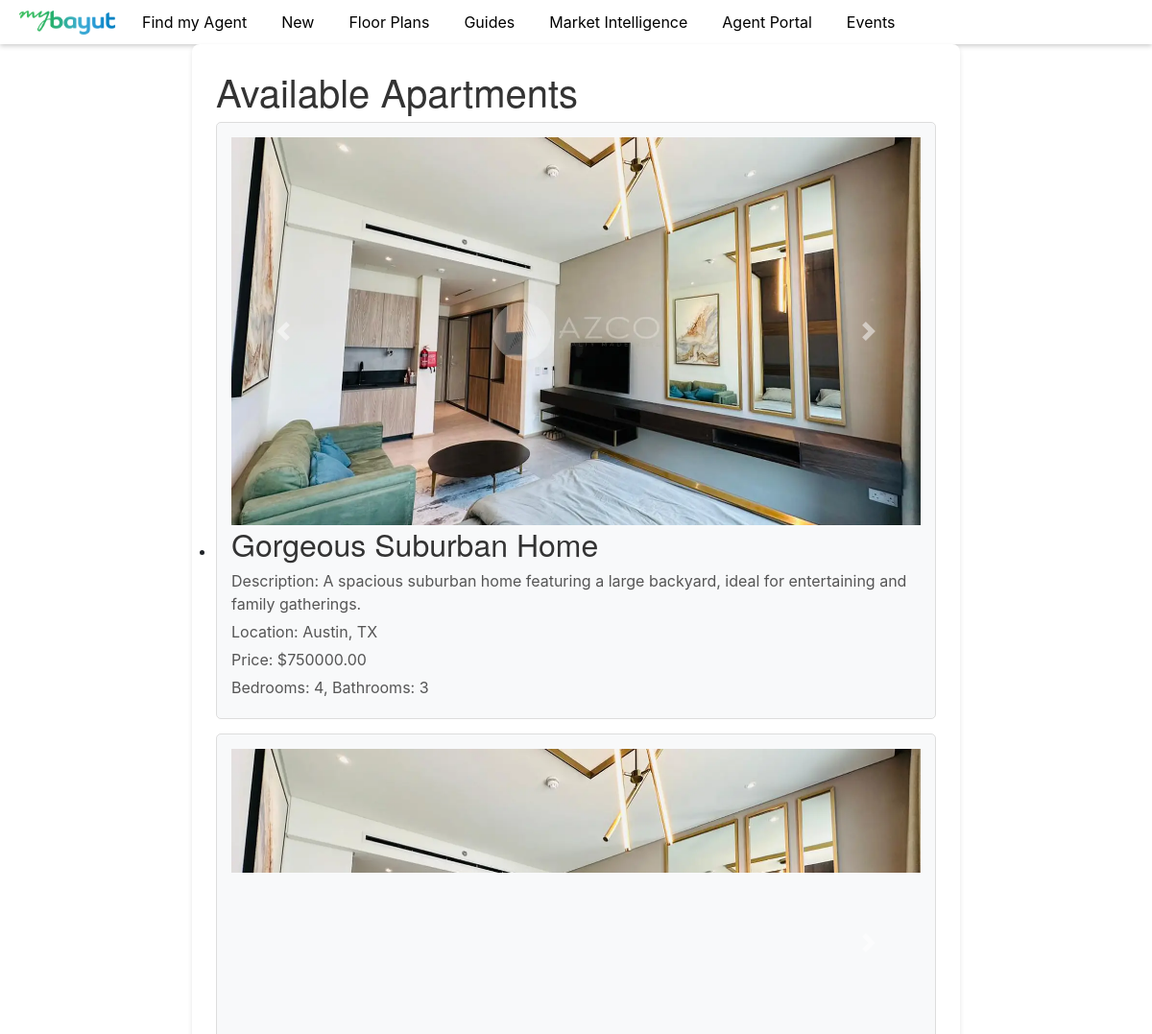
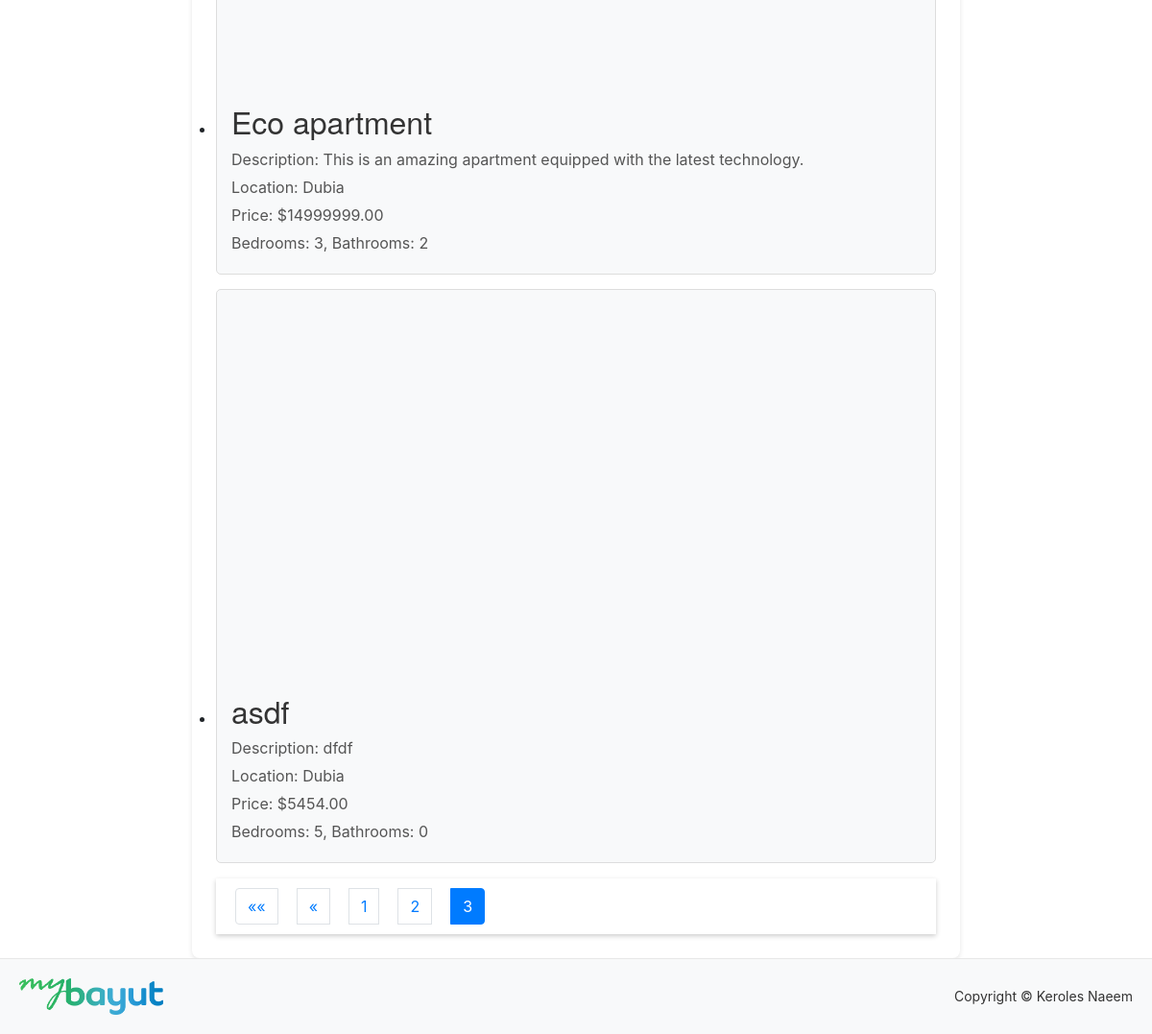
The page /api/list/?page=3 on the database its author committed (2 pictures, top to bottom).
### apartments_app/models.py (models this page shows, shortened)
class Apartment(models.Model):
    PROPERTY_TYPE_CHOICES = [
        ('villa', 'Villa'),
        ('apartment', 'Apartment'),
        ('townhouse', 'Townhouse'),
    ]
    title = models.CharField(max_length=255)
    description = models.TextField()
    price = models.DecimalField(max_digits=10, decimal_places=2)
    location = models.CharField(max_length=255)
    bedrooms = models.IntegerField()
    bathrooms = models.IntegerField()
    property_type = models.CharField(max_length=20, choices=PROPERTY_TYPE_CHOICES, default='apartment')
    image = models.ImageField(upload_to='apartments/', blank=True, null=True)

### apartments_app/views.py (the view)
# urls.py: path('list/', apartment_list, name='apartment_list'),
def apartment_list(request):
    apartment_list = Apartment.objects.all()  # Get all apartments
    paginator = Paginator(apartment_list, 4)  # Show 10 apartments per page
    page_number = request.GET.get('page')  # Get the page number from the URL
    apartments = paginator.get_page(page_number)  # Get the apartments for that page
    return render(request, 'apartment_list.html', {'apartments': apartments})

### apartments_app/templates/apartment_list.html (shortened to what this page needs)
{% extends 'base.html' %}
{% load static %}
{% block content %}
<section id="apartment-list">
    <h1>Available Apartments</h1>
    {% if apartments %}
        <ul>
            {% for apartment in apartments %}
            <li class="apartment">
          <div id="myCarousel-{{apartment.id}}" class="carousel slide" data-ride="carousel{{apartment.id}}">
            <div class="carousel-inner">
                <div class="carousel-item active ratio-16x9">
                    <img src="{% static 'img/sample1.webp' %}" class="d-block w-100 " alt="First slide">
                </div>
            </div>
            <a class="carousel-control-prev" href="#myCarousel-{{apartment.id}}" role="button" data-slide="prev">
                <span class="carousel-control-prev-icon" aria-hidden="true"></span>
            </a>
            <a class="carousel-control-next" href="#myCarousel-{{apartment.id}}" role="button" data-slide="next">
                <span class="carousel-control-next-icon" aria-hidden="true"></span>
            </a>
        </div>
        <a href="http://127.0.0.1:8000/api/apartment/{{apartment.id}}/"><h2>{{ apartment.title }}</h2>  </a>
                <p>Description: {{ apartment.description }}</p>
                <p>Location: {{ apartment.location }}</p>
                <p>Price: ${{ apartment.price }}</p>
                <p>Bedrooms: {{ apartment.bedrooms }}, Bathrooms: {{ apartment.bathrooms }}</p>
            </li>
            {% empty %}
                <p>No apartments available.</p>
            {% endfor %}
        </ul>
    {% else %}
        <p>No apartments available at this time.</p>
    {% endif %}
      <nav aria-label="Page navigation">
        <ul class="pagination">
            {% if apartments.has_previous %}
                <li class="page-item">
                    <a class="page-link" href="?page=1" aria-label="First">
                        <span aria-hidden="true">&laquo;&laquo;</span>
                    </a>
                </li>
                <li class="page-item">
                    <a class="page-link" href="?page={{ apartments.previous_page_number }}" aria-label="Previous">
                        <span aria-hidden="true">&laquo;</span>
                    </a>
                </li>
            {% endif %}
            {% for num in apartments.paginator.page_range %}
                {% if apartments.number == num %}
                    <li class="page-item active" aria-current="page"><span class="page-link">{{ num }}</span></li>
                {% else %}
                    <li class="page-item"><a class="page-link" href="?page={{ num }}">{{ num }}</a></li>
                {% endif %}
            {% endfor %}
        </ul>
    </nav>
</section>
{% endblock %}

### apartments_app/static/css/style.css (style rules this page uses)
* { margin: 0%; padding: 0; box-sizing: border-box; }
body { font-family: Arial, sans-serif; background-color: #f4f4f4; line-height: 1.6; }
nav { background-color: #ffff; padding: 10px 20px; box-shadow: 0 2px 5px rgba(0, 0, 0, 0.2); }
nav ul { list-style: none; display: flex; align-items: center; justify-content: flex-start; margin: 0; }
nav li { margin-right: 20px; }
nav a { color: black; text-decoration: none; font-size: 16px; padding: 8px; transition: background-color 0.3s ease, color 0.3s ease; }
section { max-width: 800px; margin: auto; background: white; align-self: center; padding: 25px; border-radius: 8px; box-shadow: 0 2px 5px rgba(0, 0, 0, 0.1); }
h1, h2, h3 { color: #333; margin-bottom: 15px; font-family: 'Helvetica Neue', Arial, sans-serif; }
.apartment { background: #f8f9fa; border: 1px solid #ddd; border-radius: 5px; padding: 15px; margin-bottom: 15px; }
.apartment p { margin: 5px 0; color: #555; }
a { color: #007bff; text-decoration: none; }

### rows shown on the page
Apartment: title "Gorgeous Suburban Home", description "A spacious suburban home featuring a large backyard, ideal for entertaining and family gatherings.", location "Austin, TX", price "750000.00", bedrooms "4", bathrooms "3"
Apartment: title "Eco apartment", description "This is an amazing apartment equipped with the latest technology.", location "Dubia", price "14999999.00", bedrooms "3", bathrooms "2"
Apartment: title "asdf", description "dfdf", location "Dubia", price "5454.00", bedrooms "5", bathrooms "0"

### other values the page prints
{{ num }} "1" "2"
{{ num }} "3"
